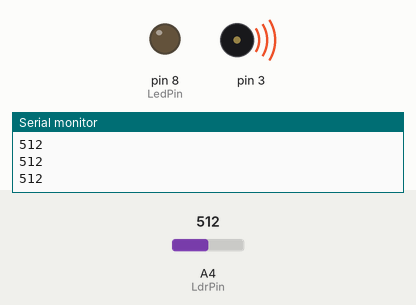
Recording of a sketch running on a simulated Arduino Uno, built with avr-gcc and run on an emulated ATmega328P. Shown: output pins drawn as LEDs (lit = HIGH), buzzer (waves = sounding), the last lines printed to the serial monitor. The inputs (shaded band) are chosen by the test bench; at power-on: A4 (LdrPin) = 512.

Above: at 1.2 s.
1.3 s: A4 (LdrPin) set to 214
2.8 s: A4 (LdrPin) set to 194
At 3.3 s:
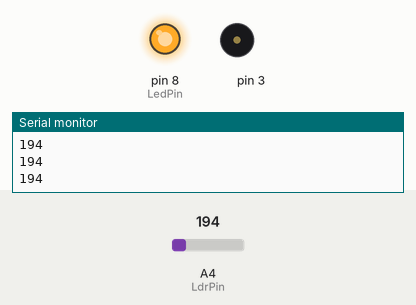
4.3 s: A4 (LdrPin) set to 210
At 5.1 s:
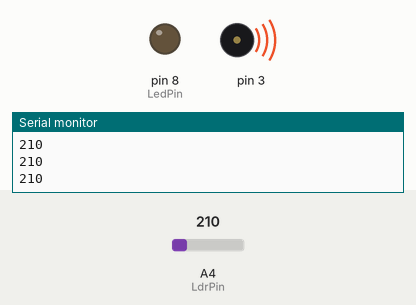
5.8 s: A4 (LdrPin) set to 190
At 6.7 s:
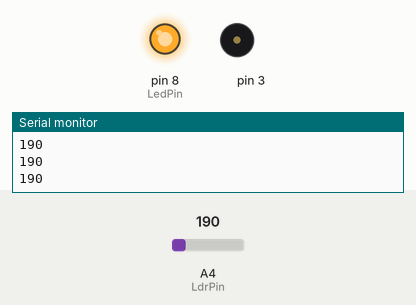
7.3 s: A4 (LdrPin) set to 306
At 8.5 s:
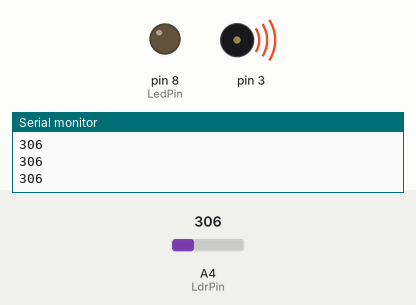
8.8 s: A4 (LdrPin) set to 122
At 10.3 s:
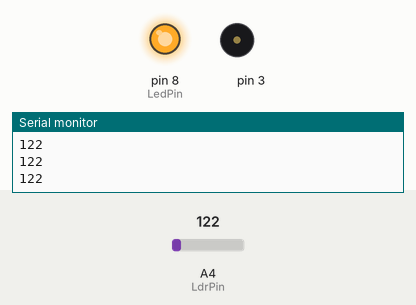
Timing chart, 0 to 11.3 s (numbered marks = the images above; inputs shaded):
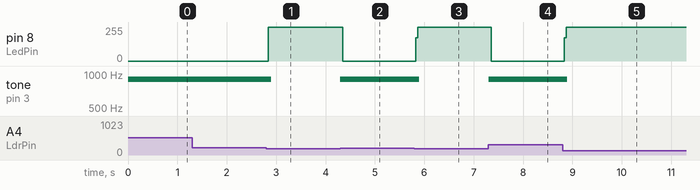

The sketch:

Activity_Ldr-3.ino
```cpp
// Define pins.

int LdrPin = A4;
int LedPin = 8;


int value = 0;// Creates variables to hold the data we collect.


void setup()
{
Serial.begin(9600);
pinMode(LedPin, OUTPUT);


}

void loop()
{

// Read the input pin.
  value = analogRead(LdrPin);


           digitalWrite(LedPin, HIGH);
    if (value > 200) {
        digitalWrite(LedPin,LOW);
        tone(3, 900,100);
    }


Serial.println(value);


}
```

Measured:
- the behaviour switches between 201 and 200 on A4 (LdrPin) (found by bisection; images 0 and 1)
- after the input at 2.8 s, pin 8 (LedPin): 0/255 → 255/255 at once; tone on pin 3: 900 Hz → silent after 0.10 s
- after the input at 4.3 s, pin 8 (LedPin): 255/255 → 0/255 after 0.05 s; tone on pin 3: silent → 900 Hz at once
- after the input at 5.8 s, pin 8 (LedPin): 0/255 → 255/255 at once; tone on pin 3: 900 Hz → silent after 0.10 s
- after the input at 7.3 s, pin 8 (LedPin): 255/255 → 0/255 after 0.05 s; tone on pin 3: silent → 900 Hz at once
- after the input at 8.8 s, pin 8 (LedPin): 0/255 → 255/255 at once; tone on pin 3: 900 Hz → silent after 0.10 s
